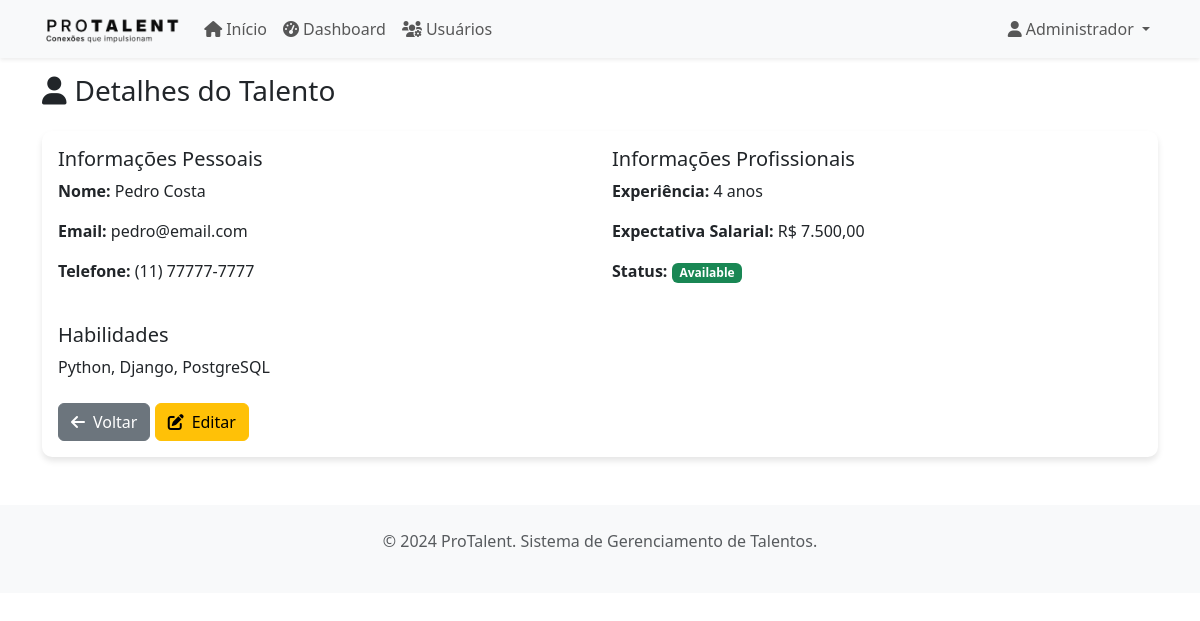
Page /talents.php?action=view&id=3 (signed in) on the committed database.
### tables this page shows
CREATE TABLE IF NOT EXISTS talents (
    id INT AUTO_INCREMENT PRIMARY KEY,
    name VARCHAR(100) NOT NULL,
    email VARCHAR(100) NOT NULL,
    phone VARCHAR(20),
    skills TEXT,
    experience_years INT DEFAULT 0,
    salary_expectation DECIMAL(10,2),
    status ENUM('available', 'hired', 'inactive') DEFAULT 'available',
    created_at TIMESTAMP DEFAULT CURRENT_TIMESTAMP,
    updated_at TIMESTAMP DEFAULT CURRENT_TIMESTAMP ON UPDATE CURRENT_TIMESTAMP
);

### models/Talent.php (called while the page is built, shortened)
<?php
class Talent {
    private $conn;
    private $table_name = "talents";
    public $id;
    public function __construct($db) {
        $this->conn = $db;
    }
    public function readOne() {
        $query = "SELECT id, name, email, phone, skills, experience_years, salary_expectation, status, created_at
                  FROM " . $this->table_name . " WHERE id = ? LIMIT 0,1";
        $stmt = $this->conn->prepare($query);
        $stmt->bindParam(1, $this->id);
        $stmt->execute();
        $row = $stmt->fetch(PDO::FETCH_ASSOC);
        if($row) {
            $this->name = $row['name'];
            $this->email = $row['email'];
            $this->phone = $row['phone'];
            $this->skills = $row['skills'];
            $this->experience_years = $row['experience_years'];
            $this->salary_expectation = $row['salary_expectation'];
            $this->status = $row['status'];
            return true;
        }
        return false;
    }
}
?>

### talents.php (the view, shortened to what this page needs)
<?php
require_once 'models/Talent.php';
$database = new Database();
$db = $database->getConnection();
$talent = new Talent($db);
$action = $_GET['action'] ?? 'list';
include 'includes/header.php';
?>
<?php if ($action == 'list'): ?>
    <div class="row mb-4">
        <div class="col-md-6">
            <h1 class="h3 mb-0">
                <i class="fas fa-user-tie me-2"></i>Gerenciar Talentos
            </h1>
        </div>
        <div class="col-md-6 text-end">
            <a href="?action=create" class="btn btn-primary">
                <i class="fas fa-plus me-2"></i>Novo Talento
            </a>
        </div>
    </div>
    <div class="card mb-4">
        <div class="card-body">
            <form method="GET" class="row g-3">
                <input type="hidden" name="action" value="list">
                <div class="col-md-4">
                    <label class="form-label">Status</label>
                    <select name="status" class="form-select">
                        <option value="">Todos</option>
                        <option value="available" <?php echo ($_GET['status'] ?? '') == 'available' ? 'selected' : ''; ?>>Disponível</option>
                        <option value="hired" <?php echo ($_GET['status'] ?? '') == 'hired' ? 'selected' : ''; ?>>Contratado</option>
                        <option value="inactive" <?php echo ($_GET['status'] ?? '') == 'inactive' ? 'selected' : ''; ?>>Inativo</option>
                    </select>
                </div>
                <div class="col-md-4">
                    <label class="form-label">Buscar por Habilidades</label>
                    <input type="text" name="skills" class="form-control" value="<?php echo $_GET['skills'] ?? ''; ?>" placeholder="PHP, JavaScript...">
                </div>
                <div class="col-md-4">
                    <label class="form-label">&nbsp;</label>
                    <div>
                        <button type="submit" class="btn btn-primary">
                            <i class="fas fa-search me-2"></i>Filtrar
                        </button>
                        <a href="talents.php" class="btn btn-outline-secondary">
                            <i class="fas fa-times me-2"></i>Limpar
                        </a>
                    </div>
                </div>
            </form>
        </div>
    </div>
    <div class="card">
        <div class="card-body">
            <div class="table-responsive">
                <table class="table table-hover">
                    <thead>
                        <tr>
                            <th>Nome</th>
                            <th>Email</th>
                            <th>Telefone</th>
                            <th>Habilidades</th>
                            <th>Experiência</th>
                            <th>Salário Esperado</th>
                            <th>Status</th>
                            <th>Ações</th>
                        </tr>
                    </thead>
                    <tbody>
                        <?php
                        $talents = $talent->read();
                        while ($row = $talents->fetch(PDO::FETCH_ASSOC)):
                        ?>
                        <tr>
                            <td><?php echo htmlspecialchars($row['name']); ?></td>
                            <td><?php echo htmlspecialchars($row['email']); ?></td>
                            <td><?php echo htmlspecialchars($row['phone']); ?></td>
                            <td>
                                <small class="text-muted">
                                    <?php echo htmlspecialchars(substr($row['skills'], 0, 50)) . (strlen($row['skills']) > 50 ? '...' : ''); ?>
                                </small>
                            </td>
                            <td><?php echo $row['experience_years']; ?> anos</td>
                            <td>R$ <?php echo number_format($row['salary_expectation'], 2, ',', '.'); ?></td>
                            <td>
                                <span class="badge bg-<?php
                                    echo $row['status'] == 'available' ? 'success' :
                                        ($row['status'] == 'hired' ? 'danger' : 'secondary');
                                ?>">
                                    <?php echo ucfirst($row['status']); ?>
                                </span>
                            </td>
                            <td>
                                <a href="?action=view&id=<?php echo $row['id']; ?>"
                                   class="btn btn-sm btn-outline-primary">
                                    <i class="fas fa-eye"></i>
                                </a>
                                <a href="?action=edit&id=<?php echo $row['id']; ?>"
                                   class="btn btn-sm btn-outline-warning">
                                    <i class="fas fa-edit"></i>
                                </a>
                                <button type="button" class="btn btn-sm btn-outline-danger"
                                        onclick="confirmDelete(<?php echo $row['id']; ?>, '<?php echo htmlspecialchars($row['name']); ?>')">
                                    <i class="fas fa-trash"></i>
                                </button>
                            </td>
                        </tr>
                        <?php endwhile; ?>
                    </tbody>
                </table>
            </div>
        </div>
    </div>
<?php elseif ($action == 'view'): ?>
    <?php
    $talent->id = $_GET['id'] ?? '';
    $talent->readOne();
    ?>
    <div class="row mb-4">
        <div class="col-12">
            <h1 class="h3 mb-0">
                <i class="fas fa-user me-2"></i>Detalhes do Talento
            </h1>
        </div>
    </div>
    <div class="card">
        <div class="card-body">
            <div class="row">
                <div class="col-md-6">
                    <h5>Informações Pessoais</h5>
                    <p><strong>Nome:</strong> <?php echo htmlspecialchars($talent->name); ?></p>
                    <p><strong>Email:</strong> <?php echo htmlspecialchars($talent->email); ?></p>
                    <p><strong>Telefone:</strong> <?php echo htmlspecialchars($talent->phone); ?></p>
                </div>
                <div class="col-md-6">
                    <h5>Informações Profissionais</h5>
                    <p><strong>Experiência:</strong> <?php echo $talent->experience_years; ?> anos</p>
                    <p><strong>Expectativa Salarial:</strong> R$ <?php echo number_format($talent->salary_expectation, 2, ',', '.'); ?></p>
                    <p><strong>Status:</strong>
                        <span class="badge bg-<?php
                            echo $talent->status == 'available' ? 'success' :
                                ($talent->status == 'hired' ? 'danger' : 'secondary');
                        ?>">
                            <?php echo ucfirst($talent->status); ?>
                        </span>
                    </p>
                </div>
            </div>
            <div class="mt-4">
                <h5>Habilidades</h5>
                <p><?php echo nl2br(htmlspecialchars($talent->skills)); ?></p>
            </div>
            <div class="mt-4">
                <a href="talents.php" class="btn btn-secondary">
                    <i class="fas fa-arrow-left me-2"></i>Voltar
                </a>
                <a href="?action=edit&id=<?php echo $talent->id; ?>" class="btn btn-warning">
                    <i class="fas fa-edit me-2"></i>Editar
                </a>
            </div>
        </div>
    </div>
<?php endif; ?>
<?php include 'includes/footer.php'; ?>

### includes/header.php (style rules this page uses)
.card { box-shadow: 0 4px 6px rgba(0, 0, 0, 0.1); border: none; border-radius: 10px; }

### rows in the picture
talents: name "Pedro Costa", email "pedro@email.com", phone "(11) 77777-7777", experience_years "4", salary_expectation "7.500,00", status "Available", skills "Python, Django, PostgreSQL"

### other values in the picture
$_SESSION['user_name'] "Administrador"
